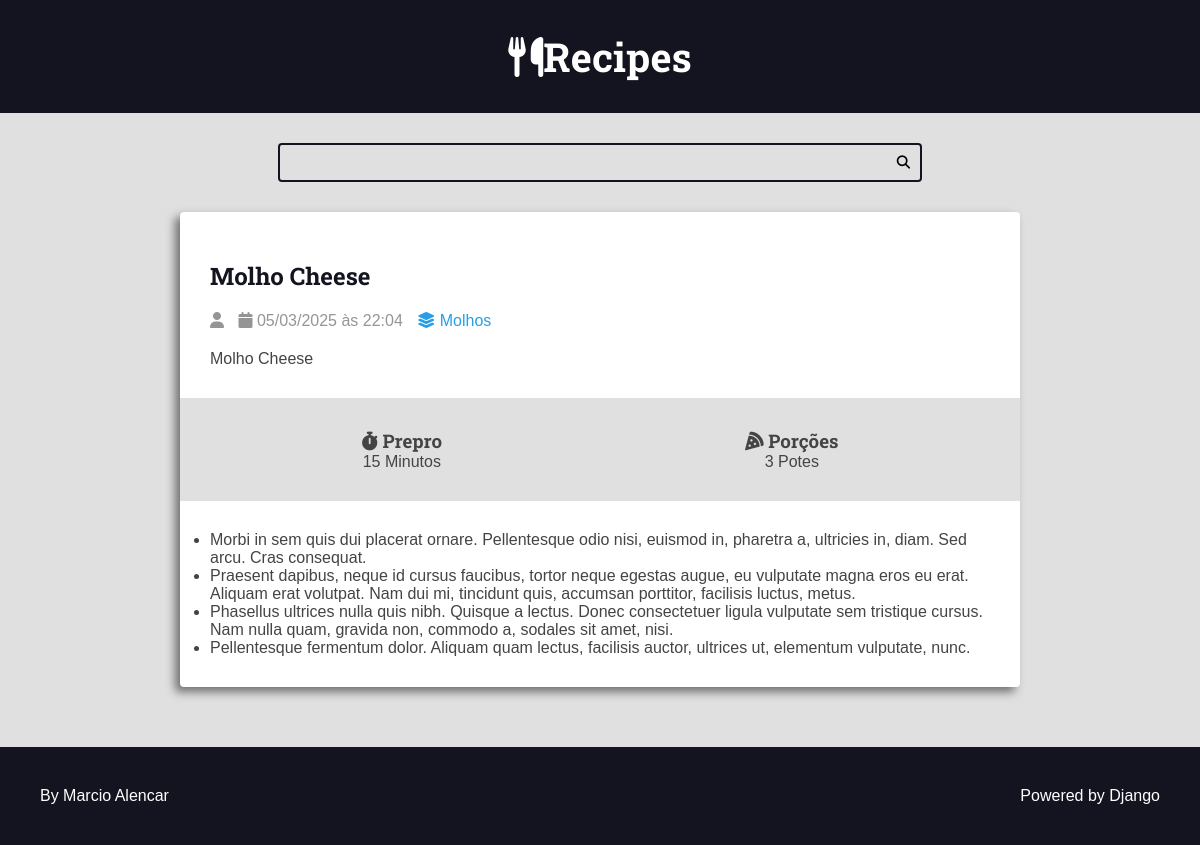
Screenshot of /recipes/10/ with the database file from the repository.
### recipes/models.py (models this page shows, shortened)
class Recipe(models.Model):
        title = models.CharField(max_length=65)
        description = models.CharField(max_length=165)
        slug = models.SlugField()
        preparation_time =  models.IntegerField()
        preparation_time_unit =  models.CharField(max_length=65)
        servings =  models.IntegerField()
        servings_unit = models.CharField(max_length=65)
        preparation_steps =  models.TextField()
        created_at =  models.DateTimeField(auto_now_add=True)
        updated_at = models.DateTimeField(auto_now=True)
        prepartion_steps_is_html = models.BooleanField(default=False)
        is_published = models.BooleanField(default=False)
        cover = models.ImageField(upload_to='recipes/covers/%Y/%m/%d/', blank=True, default='')
        category = models.ForeignKey(
                Category, on_delete=models.SET_NULL, null=True
        )
        author = models.ForeignKey(
                User, on_delete=models.SET_NULL, null= True
        )

class Category(models.Model):
        name = models.CharField(max_length=65)

### recipes/views.py (the view)
# urls.py: path('recipes/<int:id>/', views.recipe, name='recipe'),
def recipe(request, id):
    recipe = get_object_or_404(Recipe, pk=id, is_published=True)
    return render(request, 'recipes/pages/recipe-viwe.html', context={
        'recipe': recipe,
        'is_datail_page': True,
    })

### recipes/templates/recipes/pages/recipe-viwe.html (shortened to what this page needs)
{% extends "global/base.html" %}
{% block content %}
<div class="main-content main-content-detail container">
    {% include "recipes/partials/recipe.html" %}
</div>
{% endblock content %}

### recipes/templates/recipes/partials/recipe.html (shortened to what this page needs)
<div class="recipe recipe-list-item">
    <div class="recipe-cover">
    </div>
    <div class="recipe-title-container">
        <a href="{% url 'recipes:recipe' recipe.id %}">
            <h2 class="recipe-title">{{  recipe.title }}</h2>
        </a>
    </div>
    <div class="recipe-author">
        <span class="recipe-author-item">
            <i class="fa-solid fa-user"></i>
        </span>
        <span class="recipe-author-item">
            <i class="fa-solid fa-calendar"></i>
            {{ recipe.created_at|date:"d/m/Y" }} às {{ recipe.created_at|date:"H:i" }}
        </span>
        <span class="recipe-author-item">
            <a href="{% url 'recipes:category' recipe.category.id %}">
                <i class="fa-solid fa-layer-group"></i>
                <span>{{recipe.category.name}}</span>
            </a>
        </span>
    </div>
    <div class="recipe-content">
        <p>{{recipe.description}}</p>
    </div>
    <div class="recipe-meta-container">
        <div class="recipe-meta recipe-preparation">
            <h3 class="recipe-meta-title">
                <i class="fa-solid fa-stopwatch"></i>
                Prepro
            </h3>
            <div class="recipe-meta-text">
                {{recipe.preparation_time}} {{recipe.preparation_time_unit}}
            </div>
        </div>
        <div class="recipe-meta recipe-servings">
            <h3 class="recipe-meta-title">
                <i class="fa-solid fa-pizza-slice"></i>
                Porções
            </h3>
            <div class="recipe-meta-text">
                {{recipe.servings}} {{recipe.servings_unit}}
            </div>
        </div>
    </div>
    {% if not is_datail_page %}
        <footer class="recipe-footer">
            <a href="{% url 'recipes:recipe' recipe.id %}" class="recipe-read-more button button-dark button-full-width">
                <i class="fa-solid fa-eye"></i>
                <span>Ver Mais...</span>
            </a>
        </footer>
    {% else %}
        <div class="preparation_steps">
            {% if recipe.prepartion_steps_is_html is True %}
                {{recipe.preparation_steps|safe}}
            {% else %}
                {{recipe.preparation_steps|linebreaksbr}}
            {% endif %}
        </div>
    {% endif %}
  </div>

### recipes/static/recipes/css/style.css (style rules this page uses)
:root { --color-primary: #269fe6; --color-primary-hover: #2086c2; --color-primary-dark: #13141f; --color-primary-dark-hover: #212336; --color-primary-light: #d4ecfa; --color-primary-light-hover: #bdd8e7; --color-white: #fff; --color-black: #000; --color-dark-text: #444; --color-info-light: #cce5ff; --color-debug-light: #cce5ff; --color-success-light: #d4edda; --color-alert-light: #fff3cd; --color-warning-light: #fff3cd; --color-error-light: #f8d7da; --color-info-dark: #4d86c4; --color-debug-dark: #4d86c4; --color-success-dark: #4a9c5d; --color-alert-dark: #927f40; --color-warning-dark: #927f40; --color-error-dark: #da525d; --color-gray-0: #f9f9f9; --color-gray-1: #e0e0e0; --color-gray-2: #c7c7c7; --color-gray-3: #aeaeae; --color-gray-4: #959595; --color-gray-5: #7d7d7d; --color-gray-6: #646464; --color-gray-7: #4b4b4b; --color-gray-8: #323232; --color-gray-9: #191919; --font-primary: sans-serif; --font-headings: 'Roboto Slab', serif; --spacing-gutter-medium: 3rem; --spacing-gutter-large: 4rem; }
* { padding: 0; margin: 0; box-size: border-box; }
html { font-size: 62.5%; background: var(--color-gray-1); }
body { font-size: 1.6rem; font-family: var(--font-primary); background: var(--color-gray-1); color: var(--color-dark-text); }
h1,h2,h3,h4,h5,h6 { font-family: var(--font-headings); }
.container { max-width: 144rem; margin: 0 auto; padding: var(--spacing-gutter-medium); }
.main-content { padding-top: 0; }
.recipe { background: var(--color-white); box-shadow: -5px 5px 10px rgba(0,0,0,.5); transform: scale(1); transition: all 300ms ease-in-out; border-radius: 0.4rem; overflow: hidden; }
.recipe-list-item { max-width: 64rem; height: fit-content; }
.recipe-title-container { padding: var(--spacing-gutter-medium); padding-bottom: 2rem; }
.recipe-title-container a { color: var(--color-primary-dark); text-decoration: none; }
.recipe-author { padding: 0 var(--spacing-gutter-medium); }
.recipe-author-item { color: var(--color-gray-4); margin-right: 1rem; }
.recipe-content { padding: var(--spacing-gutter-medium); padding-top: 2rem; }
.recipe-author a { color: var(--color-primary); transition: all 300ms ease-in-out; text-decoration: none; }
.recipe-meta-container { display: flex; flex-flow: row wrap; padding: var(--spacing-gutter-medium); background: var(--color-gray-1); }
.recipe-meta { display: flex; flex-flow: column nowrap; flex-grow: 1; flex-shrink: 1; text-align: center; }
.recipe-meta-text { font-size: 1.6rem; }
.main-content-detail .recipe-list-item { max-width: 84rem; margin: 0 auto; }
.preparation_steps { padding: var(--spacing-gutter-medium); }

### rows the page displays
Recipe: title "Molho Cheese", created_at "05/03/2025", created_at "22:04", category.name "Molhos", description "Molho Cheese", preparation_time "15", preparation_time_unit "Minutos", servings "3", servings_unit "Potes", preparation_steps "Morbi in sem quis dui placerat ornare. Pellentesque odio nisi, euismod in, pharetra a, ultricies in, diam. Sed arcu. Cras consequat. Praesent dapibus, neque id cursus faucibus, tortor neque egestas augue, eu vulputate magna eros eu erat. Aliquam erat volutpat. Nam dui mi, tincidunt quis, accumsan porttitor, facilisis luctus, metus. Phasellus ultrices nulla quis nibh. Quisque a lectus. Donec consectetuer ligula vulputate sem tristique cursus. Nam nulla quam, gravida non, commodo a, sodales sit amet, nisi. Pellentesque fermentum dolor. Aliquam quam lectus, facilisis auctor, ultrices ut, elementum vulputate, nunc."
